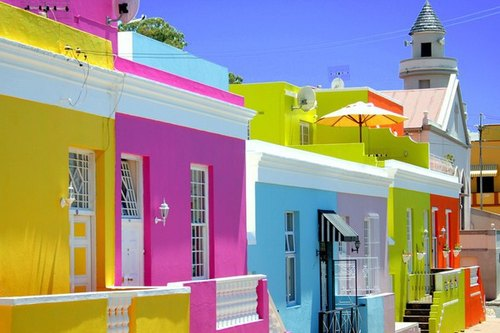
#> input picture Canny Edge Detetion/houses.jpg, 500 x 333 px
$ python canny_edge_detection.py
#> lines starting #> are read from the running program, lines starting #| are printed output that depends on the picture
# -*- coding: utf-8 -*-
"""
Created on Mon Sep  7 23:54:31 2020

@author: Nouman Ahmad
"""

import cv2

def nothing(x):
    pass

img = cv2.imread('houses.jpg',0)
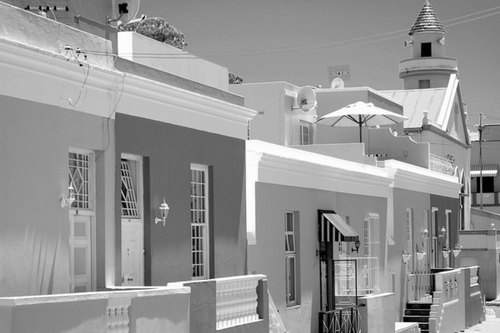
#> img: shape (333, 500); min 0, max 255, mean 148.8

# create trackbar for canny edge detection threshold changes

cv2.namedWindow('canny')

# add ON/OFF switch to canny

switch ='0 : OFF \n1 : ON'

cv2.createTrackbar(switch,'canny',0,1,nothing)
#> slider '0 : OFF \n1 : ON' is set to 1

# add lower and upper threshold slidebars to canny


cv2.createTrackbar('lower','canny',0,255,nothing)
#> slider 'lower' is set to 51
cv2.createTrackbar('upper','canny',0,255,nothing)
#> slider 'upper' is set to 255

while(True):

    # get current positions of 4 trackbars

    lower = cv2.getTrackbarPos('lower','canny')
    upper = cv2.getTrackbarPos('upper','canny')

    s = cv2.getTrackbarPos(switch,'canny')

    if s== 0:
        edges = img


    else:

        edges= cv2.Canny(img,lower,upper)
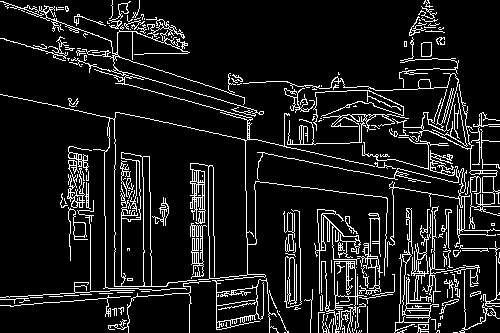
#> edges: shape (333, 500); 10.6% white in thin lines or dots


       # display images

    cv2.imshow('Orignal',img)

    cv2.imshow('canny',edges)

    k = cv2.waitKey(1) & 0xFF
#> (key Esc is pressed here)
    if k == 27:
        break

#> (the run stopped early here; a loop or call above may not have finished)
